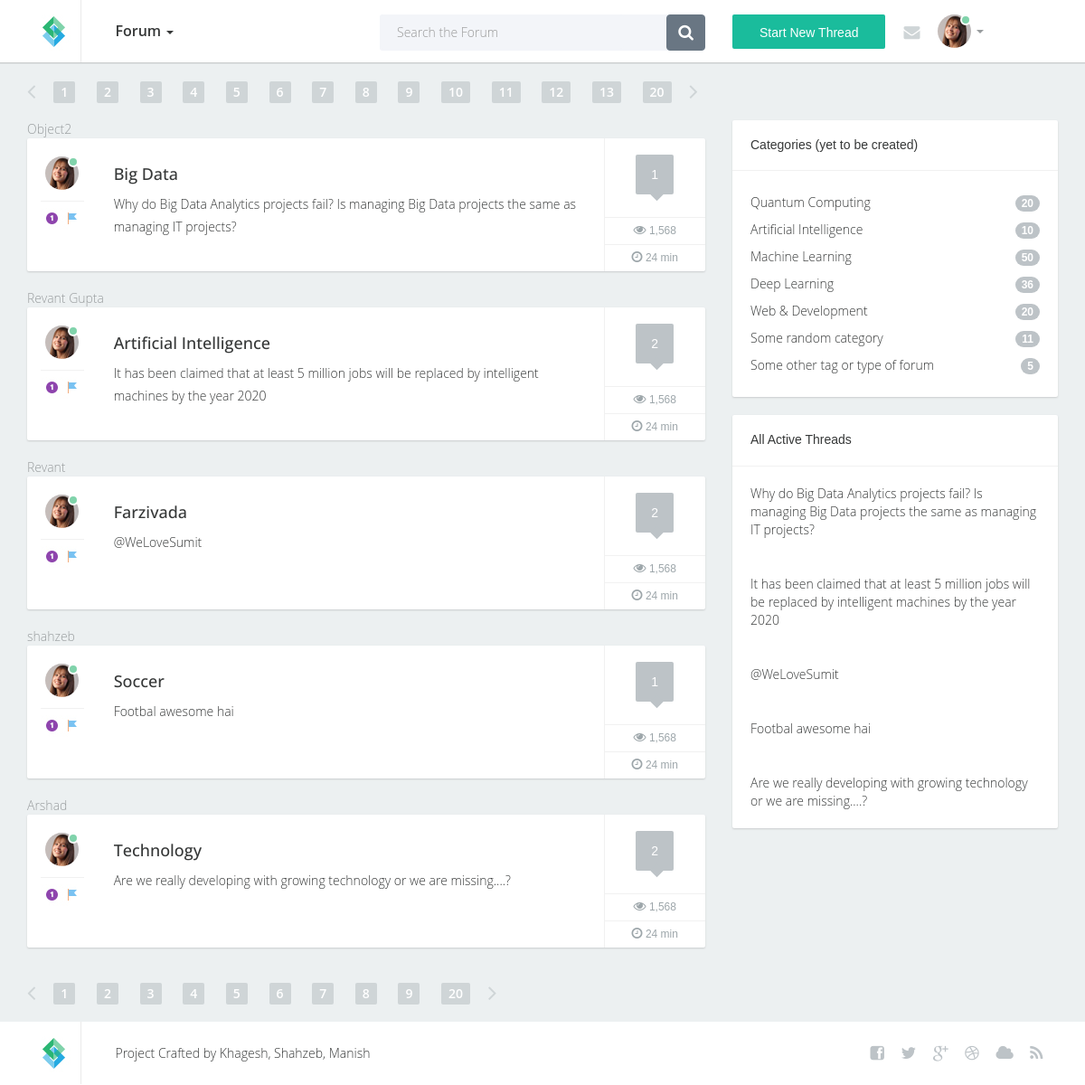
Page /forum/threads on the earlier database version.
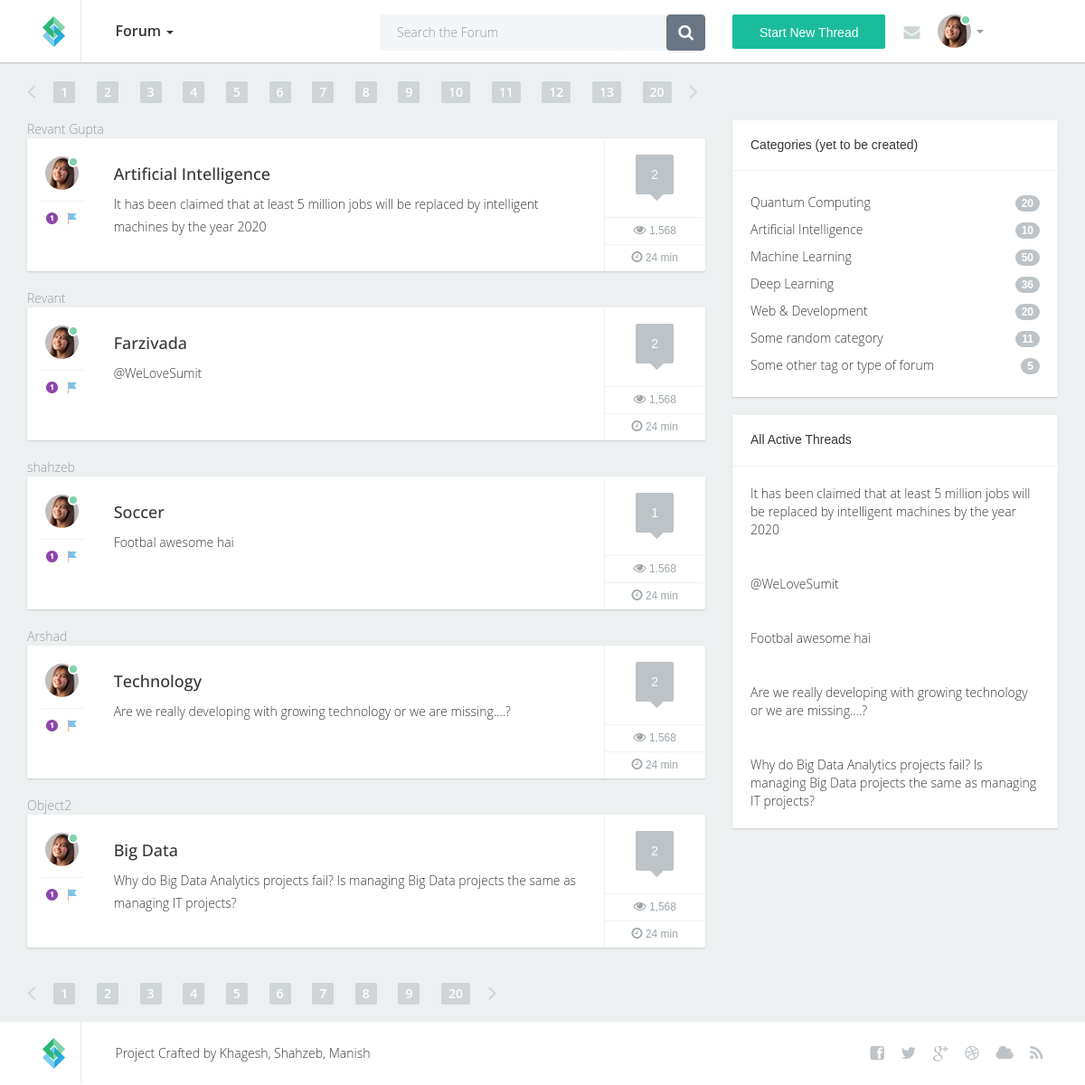
Same page on the later database version.
### authenticate_app/models.py (models this page shows)
class thread(models.Model):
    TOPIC_CHOICES = (
        ('TOPIC1', (
            ('S1', 'Subtopic 1'),
            ('S2', 'Subtopic 2 (Default)'),
        )
        ),
        ('TOPIC2', (
            ('S3', 'Subtopic 3'),
            ('S3', 'Subtopic 4'),
        )
        ),
        ('OT', 'OTHER'),
    )
    user_name = models.CharField(max_length=50)
    subject = models.CharField(max_length=50, unique=True)
    topic = models.CharField(
        max_length=2, choices=TOPIC_CHOICES, default="Subtopic 2")
    datetime = models.DateTimeField(auto_now=True)
    description = models.CharField(max_length = 150)
    post_body = models.TextField()
    likes = models.IntegerField(default = 0)
    dislikes = models.IntegerField(default = 0)
    def __str__(self):
        return self.subject

### authenticate_app/views.py (the view)
# urls.py: path('threads', views.display_all_threads, name = "viewforum"),
def display_all_threads(request):
    threads = thread.objects.order_by('datetime')
    print(threads)
    data = []
    for i in threads:
        no_of_reply = (len(reply.objects.filter(parent_post_id = i.id)))
        temp = {"thread_data":i, "num_of_reply" : no_of_reply}
        data.append(temp)
    print(no_of_reply)
    all_threads = {'threads': threads,
                    'data' : data,
                    'title' : "All Threads",
                    'no_of_reply' : no_of_reply}
    return render(request, 'index.html', all_threads)

### template/index.html (shortened to what the changed rows need)
{% extends 'base.html' %}
{% block bodyblock %}
{% load static %}
                <section class="content">
                <div class="container">
                    <div class="row">
                        <div class="col-lg-8 col-md-8">
                            {% for i in data %}
                                {{ i.thread_data.user_name }}
                            <div class="post">
                                <div class="wrap-ut pull-left">
                                    <div class="userinfo pull-left">
                                        <div class="avatar">
                                            <img src="{% static "images/avatar1.jpg" %}" alt="" />
                                            <div class="status green">&nbsp;</div>
                                        </div>
                                        <div class="icons">
                                            <img src="{% static "images/icon1.jpg" %}" alt="" /><img src="{% static "images/icon4.jpg" %}" alt="" />
                                        </div>
                                    </div>
                                    <div class="posttext pull-left">
                                        <h2><a href="{% url "viewthread" i.thread_data.id %}"> {{ i.thread_data.subject }} </a></h2>
                                        <p><a href="{% url "viewthread" i.thread_data.id %}"> {{ i.thread_data.description }} </a></p>
                                    </div>
                                    <div class="clearfix"></div>
                                </div>
                                <div class="postinfo pull-left">
                                    <div class="comments">
                                        <div class="commentbg">
                                            {{ i.num_of_reply }}
                                            <div class="mark"></div>
                                        </div>
                                    </div>
                                    <div class="views"><i class="fa fa-eye"></i> 1,568</div>
                                    <div class="time"><i class="fa fa-clock-o"></i> 24 min</div>
                                </div>
                                <div class="clearfix"></div>
                            </div>
                            {% endfor %}
                        </div>
<div class="col-lg-4 col-md-4">
    <div class="sidebarblock">
    </div>
    <div class="sidebarblock">
        {% for i in threads %}
        <div class="blocktxt">
            <a href="{% url "viewthread" i.id %}">{{ i.description }}</a>
        </div>
        {% endfor %}
    </div>
</div>
</div>
</div>
{% endblock %}

Differences in the rows shown:
changed thread "Big Data": num_of_reply "1" → "2"; moves down the list
